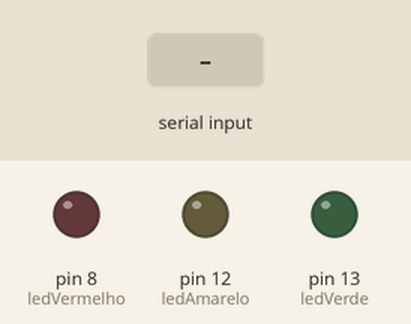
This sketch was run on a simulated Arduino Uno, built with avr-gcc and run on an emulated ATmega328P. On the bench: output pins drawn as LEDs (lit = HIGH). The test bench sets the inputs (shaded band). What the sketch prints to the serial monitor is not drawn.

Above: at 1.2 s.
1.3 s: "1\n" received over Serial
At 2.1 s:
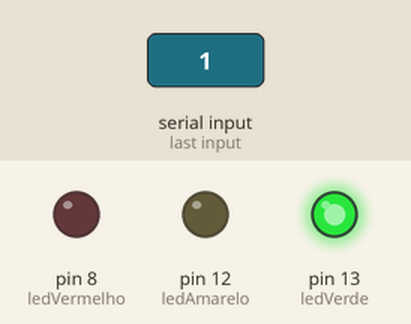
2.8 s: "3\n" received over Serial
At 4.8 s:
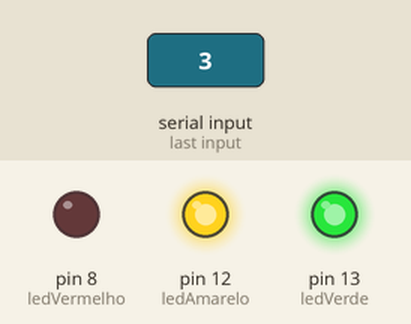
5.1 s: "2\n" received over Serial
At 7.1 s:
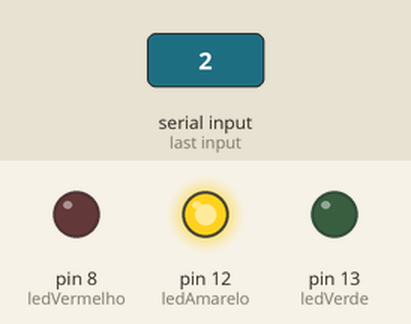
7.6 s: "5\n" received over Serial
At 9.2 s:
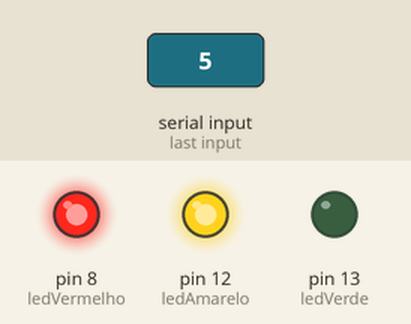
10.0 s: "4\n" received over Serial
At 11.3 s:
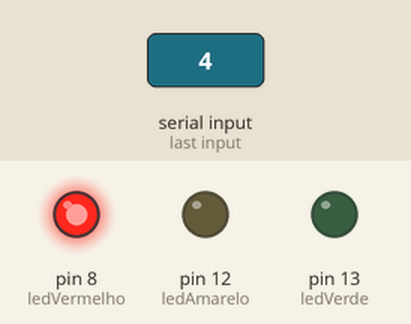
12.4 s: "1\n" received over Serial
At 14.6 s:
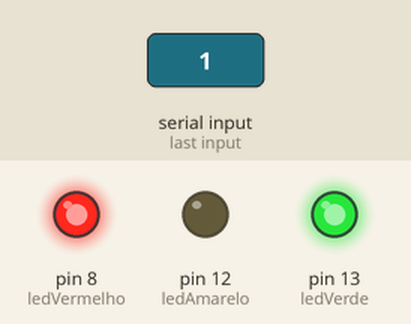
Timing chart, 0 to 15.9 s (numbered marks = the images above; inputs shaded):
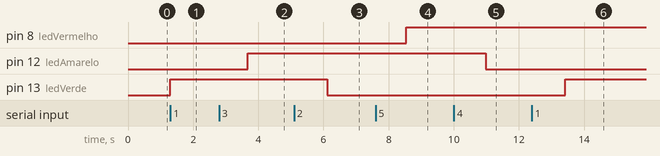

The sketch:

atividade_com_leds1__2_.ino
```cpp
// C++ code
//

int ledVerde = 13;
int ledAmarelo = 12;
int ledVermelho = 8;

void setup()
{


  pinMode(ledVerde, OUTPUT);
  pinMode(ledAmarelo, OUTPUT);
  pinMode(ledVermelho, OUTPUT);

  Serial.begin(9600);

  digitalWrite(ledVerde, LOW);
  digitalWrite(ledAmarelo, LOW);
  digitalWrite(ledVermelho, LOW);


}

void loop()
{

  int escolhaDaOperacao;

  do{
    Serial.println("Menu de leds-");
    Serial.println("1 - Verde  acender");
    Serial.println("2 - Verde apagar");
    Serial.println("3 - Amarelo acender");
    Serial.println("4 - Amarelo apagar");
    Serial.println("5 - vermelho acender");
    Serial.println("6 - vermelho apagar");
    Serial.println("7 - acender todos os leds");
    Serial.println("8 - desligar todos os leds");
    Serial.println("0 - desligar");
    Serial.println("Esolha umas das operacoes");

  while(!Serial.available());
  escolhaDaOperacao = Serial.parseInt();


  switch(escolhaDaOperacao){

    case 1:
    digitalWrite(ledVerde, HIGH);
    Serial.println("led verde ligado");

    break;

    case 2:
    digitalWrite(ledVerde, LOW);
    Serial.println("led verde desligado");

    break;

    case 3:
    digitalWrite(ledAmarelo, HIGH);
    Serial.println("led amarelo ligado");
    break;

    case 4:
    digitalWrite(ledAmarelo, LOW);
    Serial.println("led amarelo desligado");
    break;

    case 5:
    digitalWrite(ledVermelho, HIGH);
    Serial.println("led vermelho ligado");
    break;

    case 6:
    digitalWrite(ledVermelho, LOW);
    Serial.println("led vermelho desligado");
    break;

    case 7:
    digitalWrite(ledVerde, HIGH);
    digitalWrite(ledAmarelo, HIGH);
    digitalWrite(ledVermelho, HIGH);
    Serial.println("todos os leds ligados");
    break;

    case 8:
    digitalWrite(ledVerde, LOW);
    digitalWrite(ledAmarelo, LOW);
    digitalWrite(ledVermelho, LOW);
    Serial.println("todos os leds desligados");
    break;

    case 0:
    Serial.println("desligado!");
    break;

    default:
    Serial.println("");
  }
} while (escolhaDaOperacao != 0);//fim do Do

delay(1000);

}
```

Measured:
- after the input at 1.3 s, pin 13 (ledVerde): LOW → HIGH at once
- after the input at 2.8 s, pin 12 (ledAmarelo): LOW → HIGH after 0.87 s
- after the input at 5.1 s, pin 13 (ledVerde): HIGH → LOW after 1.0 s
- after the input at 7.6 s, pin 8 (ledVermelho): LOW → HIGH after 0.95 s
- after the input at 10.0 s, pin 12 (ledAmarelo): HIGH → LOW after 0.99 s
- after the input at 12.4 s, pin 13 (ledVerde): LOW → HIGH after 1.0 s
